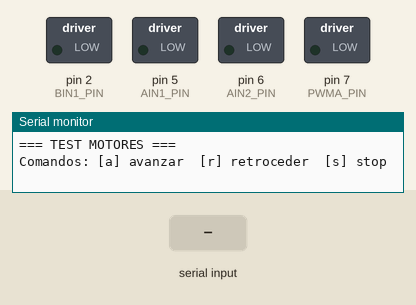
Recording of a sketch running on a simulated Arduino Uno, built with avr-gcc and run on an emulated ATmega328P. Shown: switched loads named in the sketch (green lamp = pin HIGH), the last lines printed to the serial monitor. The test bench sets the inputs (shaded band). Pins used as bus, display or sensor lines are not drawn.

Above: at 1.2 s.
1.3 s: "a" received over Serial
At 2.5 s:
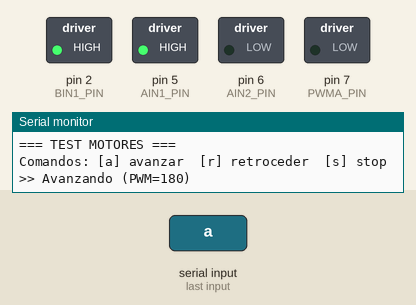
2.8 s: "r" received over Serial
At 3.6 s:
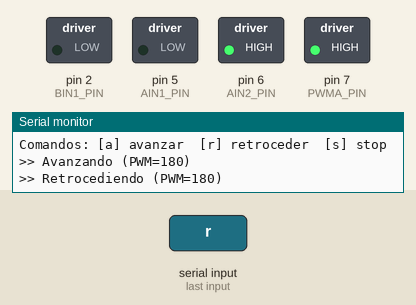
4.3 s: "s" received over Serial
At 4.8 s:
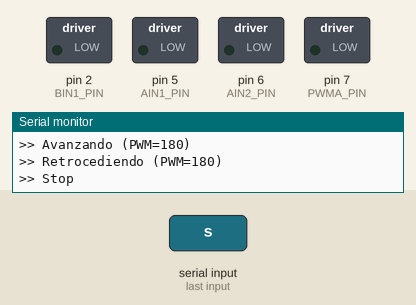
Timing chart, 0 to 7.3 s (numbered marks = the images above; inputs shaded):
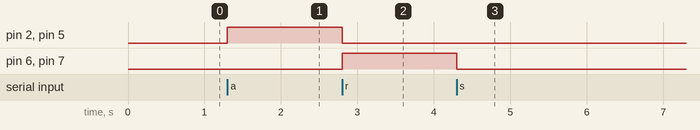

Measured:
- after the input at 1.3 s, pin 2 (BIN1_PIN), pin 5 (AIN1_PIN): LOW → HIGH at once
- after the input at 2.8 s, pin 2 (BIN1_PIN), pin 5 (AIN1_PIN): HIGH → LOW at once; pin 6 (AIN2_PIN), pin 7 (PWMA_PIN): LOW → HIGH at once
- after the input at 4.3 s, pin 6 (AIN2_PIN), pin 7 (PWMA_PIN): HIGH → LOW at once

The sketch:

guerramotor.ino
```cpp
// test_motores.ino
#include "componentes.h"

#define PWMB_PIN 0
#define BIN2_PIN 1
#define BIN1_PIN 2
#define AIN1_PIN 5
#define AIN2_PIN 6
#define PWMA_PIN 7

MegaSumo motor(PWMA_PIN, AIN1_PIN, AIN2_PIN, PWMB_PIN, BIN1_PIN, BIN2_PIN);

void setup() {
  Serial.begin(115200);
  Serial.println("=== TEST MOTORES ===");
  Serial.println("Comandos: [a] avanzar  [r] retroceder  [s] stop");
}

void loop() {
  if (!Serial.available()) return;

  char cmd = Serial.read();

  switch (cmd) {
    case 'a':
      motor.avanzar(90, 90);
      Serial.println(">> Avanzando (PWM=180)");
      break;
    case 'r':
      motor.retroceder(180, 180);
      Serial.println(">> Retrocediendo (PWM=180)");
      break;
    case 's':
      motor.detener();
      Serial.println(">> Stop");
      break;
    default:
      break;
  }
}
```

componentes.h
```cpp
//componentes.h
class MegaSumo {
  private:
    int PWMA, AIN1, AIN2;
    int PWMB, BIN1, BIN2;

  public:
    MegaSumo(int pa, int a1, int a2, int pb, int b1, int b2) {
      PWMA = pa; AIN1 = a1; AIN2 = a2;
      PWMB = pb; BIN1 = b1; BIN2 = b2;

      pinMode(PWMA, OUTPUT); pinMode(AIN1, OUTPUT); pinMode(AIN2, OUTPUT);
      pinMode(PWMB, OUTPUT); pinMode(BIN1, OUTPUT); pinMode(BIN2, OUTPUT);
      detener();
    }

    void avanzar(int vIzq, int vDer) {
      // Motor A (Izquierdo)
      digitalWrite(AIN1, HIGH); digitalWrite(AIN2, LOW);
      analogWrite(PWMA, vIzq);
      // Motor B (Derecho)
      digitalWrite(BIN1, HIGH); digitalWrite(BIN2, LOW);
      analogWrite(PWMB, vDer);
    }

    void retroceder(int vIzq, int vDer) {
      digitalWrite(AIN1, LOW); digitalWrite(AIN2, HIGH);
      analogWrite(PWMA, vIzq);
      digitalWrite(BIN1, LOW); digitalWrite(BIN2, HIGH);
      analogWrite(PWMB, vDer);
    }

    void izquierda(int vIzq, int vDer) { // Giro sobre eje
      digitalWrite(AIN1, LOW); digitalWrite(AIN2, HIGH);
      analogWrite(PWMA, vIzq);
      digitalWrite(BIN1, HIGH); digitalWrite(BIN2, LOW);
      analogWrite(PWMB, vDer);
    }

    void derecha(int vIzq, int vDer) { // Giro sobre eje
      digitalWrite(AIN1, HIGH); digitalWrite(AIN2, LOW);
      analogWrite(PWMA, vIzq);
      digitalWrite(BIN1, LOW); digitalWrite(BIN2, HIGH);
      analogWrite(PWMB, vDer);
    }

    void detener() {
      analogWrite(PWMA, 0);
      analogWrite(PWMB, 0);
      digitalWrite(AIN1, LOW); digitalWrite(AIN2, LOW);
      digitalWrite(BIN1, LOW); digitalWrite(BIN2, LOW);
    }

    void frenado(int v = 255) {
      // El TB6612 frena poniendo IN1 e IN2 en HIGH
      digitalWrite(AIN1, HIGH); digitalWrite(AIN2, HIGH);
      digitalWrite(BIN1, HIGH); digitalWrite(BIN2, HIGH);
      analogWrite(PWMA, v);
      analogWrite(PWMB, v);
    }
};
```
